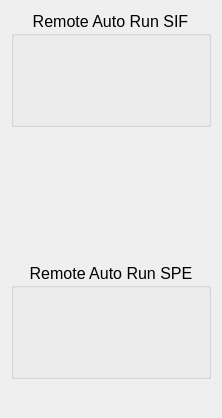
  <widget class="QWidget" name="layoutWidget" >
   <property name="geometry" >
    <rect>
     <x>800</x>
     <y>10</y>
     <width>202</width>
     <height>418</height>
    </rect>
   </property>
   <layout class="QVBoxLayout" >
    <item>
     <widget class="QGroupBox" name="groupBox_2" >
      <property name="minimumSize" >
       <size>
        <width>200</width>
        <height>0</height>
       </size>
      </property>
      <property name="maximumSize" >
       <size>
        <width>250</width>
        <height>300</height>
       </size>
      </property>
      <property name="font" >
       <font>
        <pointsize>12</pointsize>
       </font>
      </property>
      <property name="autoFillBackground" >
       <bool>false</bool>
      </property>
      <property name="title" >
       <string>Remote Auto Run SIF</string>
      </property>
      <property name="alignment" >
       <set>Qt::AlignHCenter</set>
      </property>
      <property name="flat" >
       <bool>false</bool>
      </property>
      <property name="checkable" >
       <bool>false</bool>
      </property>
      <layout class="QVBoxLayout" >
       <property name="spacing" >
        <number>10</number>
       </property>
       <property name="leftMargin" >
        <number>9</number>
       </property>
       <property name="rightMargin" >
        <number>9</number>
       </property>
       <item>
        <widget class="CABoButton" name="caBoButton_29" >
         <property name="minimumSize" >
          <size>
           <width>0</width>
           <height>70</height>
          </size>
         </property>
         <property name="maximumSize" >
          <size>
           <width>16777215</width>
           <height>70</height>
          </size>
         </property>
         <property name="font" >
          <font>
           <pointsize>14</pointsize>
          </font>
         </property>
         <property name="align" stdset="0" >
          <enum>CABoButton::Row</enum>
         </property>
         <property name="pvname" >
          <string>VSS_SIF_AUTO_RUN</string>
         </property>
         <property name="truelabel" >
          <string>AUTO RUN</string>
         </property>
         <property name="falselabel" >
          <string>Manual_RUN</string>
         </property>
         <property name="selColor" >
          <color>
           <red>0</red>
           <green>255</green>
           <blue>0</blue>
          </color>
         </property>
        </widget>
       </item>
      </layout>
     </widget>
    </item>
    <item>
     <spacer>
      <property name="orientation" >
       <enum>Qt::Vertical</enum>
      </property>
      <property name="sizeType" >
       <enum>QSizePolicy::Fixed</enum>
      </property>
      <property name="sizeHint" >
       <size>
        <width>20</width>
        <height>130</height>
       </size>
      </property>
     </spacer>
    </item>
    <item>
     <widget class="QGroupBox" name="groupBox_10" >
      <property name="sizePolicy" >
       <sizepolicy vsizetype="Preferred" hsizetype="Preferred" >
        <horstretch>0</horstretch>
        <verstretch>0</verstretch>
       </sizepolicy>
      </property>
      <property name="maximumSize" >
       <size>
        <width>250</width>
        <height>16777215</height>
       </size>
      </property>
      <property name="font" >
       <font>
        <pointsize>12</pointsize>
       </font>
      </property>
      <property name="title" >
       <string>Remote Auto Run SPE</string>
      </property>
      <property name="alignment" >
       <set>Qt::AlignHCenter</set>
      </property>
      <layout class="QVBoxLayout" >
       <property name="spacing" >
        <number>10</number>
       </property>
       <property name="leftMargin" >
        <number>9</number>
       </property>
       <property name="topMargin" >
        <number>9</number>
       </property>
       <property name="rightMargin" >
        <number>9</number>
       </property>
       <property name="bottomMargin" >
        <number>9</number>
       </property>
       <item>
        <widget class="CABoButton" name="caBoButton_31" >
         <property name="minimumSize" >
          <size>
           <width>0</width>
           <height>70</height>
          </size>
         </property>
         <property name="maximumSize" >
          <size>
           <width>16777215</width>
           <height>70</height>
          </size>
         </property>
         <property name="font" >
          <font>
           <pointsize>14</pointsize>
          </font>
         </property>
         <property name="align" stdset="0" >
          <enum>CABoButton::Row</enum>
         </property>
         <property name="pvname" >
          <string>VSS_SPE_AUTO_RUN</string>
         </property>
         <property name="truelabel" >
          <string>AUTO RUN</string>
         </property>
         <property name="falselabel" >
          <string>Manual_RUN</string>
         </property>
         <property name="selColor" >
          <color>
           <red>0</red>
           <green>255</green>
           <blue>0</blue>
          </color>
         </property>
        </widget>
       </item>
      </layout>
     </widget>
    </item>
    <item>
     <spacer>
      <property name="orientation" >
       <enum>Qt::Vertical</enum>
      </property>
      <property name="sizeHint" >
       <size>
        <width>20</width>
        <height>40</height>
       </size>
      </property>
     </spacer>
    </item>
   </layout>
  </widget>
